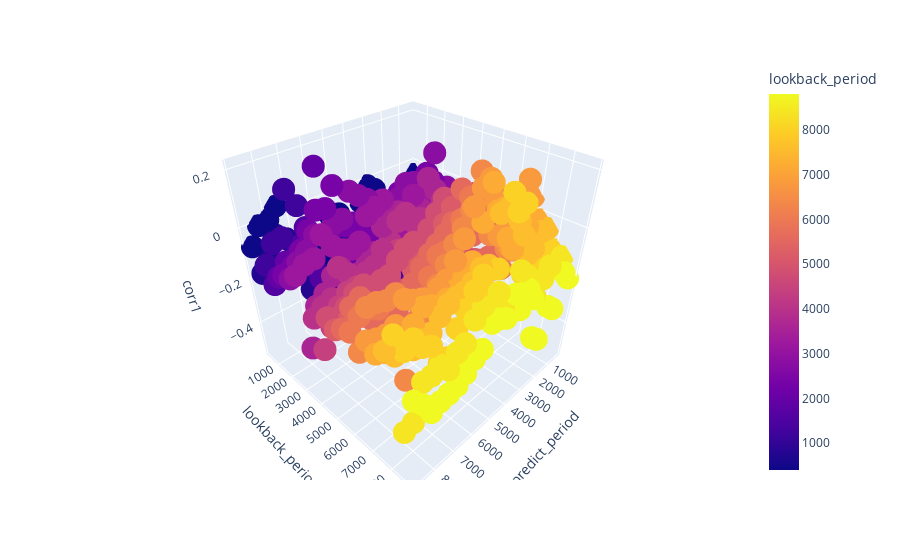
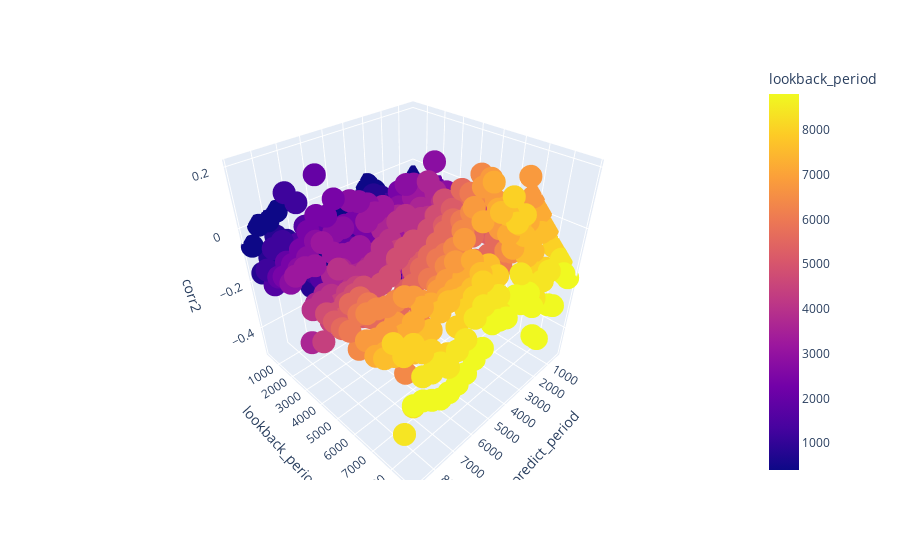

Notebook code for these charts, in order:
### Code cell
# this module test the relationship between top percentile of largest absolute past return vs future return
# 1. correlation for top 20% largest ts1 absolute past return vs ts2 future return
# 2. correlation for top 30% largest ts1 absolute past return vs ts2 future return
# 3. correlation for top 50% largest ts1 absolute past return vs ts2 future return
#%%  
import pandas as pd
import numpy as np
import datetime
import plotly.express as px
import scipy.stats as stats

# read the trading data into a pandas data frame
df = pd.read_csv('quantTest_data.csv',header = None, names = ['date','ts1','ts2'], index_col = 0)
corr = pd.DataFrame()
id = 1
# top n percentile of largest absolute past return/trend
n1 = 20
n2 = 30 
n3 = 50
#50 #10
# i = predicted return period,  j = lookback period 
# correlation for ts1 past return vs ts2 future return
for i in range(400, 9000, 400):
    for j in range(400, 9000, 400):
        r_df = pd.DataFrame(index = df.index)
        r_df['lookback_p'] = np.log(df['ts1'].shift(i)/df['ts1'].shift(i+j)) 
        r_df['predict_p'] = np.log(df['ts2']/df['ts2'].shift(i))             
        r_df = r_df.dropna()
        # calculate abs return
        r_df['lookback_abs'] = np.abs(r_df['lookback_p'])
        # Calculate n percentile of absolute rolling_ts2 values
        percentile_n1 = np.percentile(r_df['lookback_abs'], 100-n1)
        percentile_n2 = np.percentile(r_df['lookback_abs'], 100-n2)
        percentile_n3 = np.percentile(r_df['lookback_abs'], 100-n3)        
        # Filter absolute rolling_ts2 values based on 95th percentile
        filtered1 = r_df[r_df['lookback_abs'] >= percentile_n1]
        filtered2 = r_df[r_df['lookback_abs'] >= percentile_n2]
        filtered3 = r_df[r_df['lookback_abs'] >= percentile_n3]        
        # calculate the Pearson correlation coefficient and the p-value
        tcorr1, p_value1 = stats.pearsonr(filtered1['predict_p'], filtered1['lookback_p'])     
        tcorr2, p_value2 = stats.pearsonr(filtered2['predict_p'], filtered2['lookback_p'])
        tcorr3, p_value3 = stats.pearsonr(filtered3['predict_p'], filtered3['lookback_p'])
        #corr_rolling = filtered['predict_p'].corr(filtered['lookback_p'])
        corr.loc[id,'predict_period'] = i
        corr.loc[id,'lookback_period'] = j
        corr.loc[id, 'corr1'] = tcorr1
        corr.loc[id, 'p_value1'] = p_value1
        corr.loc[id, 'rows1'] = filtered1.shape[0]       
        corr.loc[id, 'corr2'] = tcorr2
        corr.loc[id, 'p_value2'] = p_value2
        corr.loc[id, 'rows2'] = filtered1.shape[0] 
        corr.loc[id, 'corr3'] = tcorr3
        corr.loc[id, 'p_value3'] = p_value3
        corr.loc[id, 'rows3'] = filtered1.shape[0] 
        id+= 1
corr.to_csv('percentile_corr.csv')   
fig = px.scatter_3d(corr, x='predict_period', y='lookback_period', z='corr1', color='lookback_period')
fig.show()

fig2 = px.scatter_3d(corr, x='predict_period', y='lookback_period', z='corr2', color='lookback_period')
fig2.show()

fig3 = px.scatter_3d(corr, x='predict_period', y='lookback_period', z='corr3', color='lookback_period')
fig3.show()

### Figure 1 — Plotly figure (JSON) as saved in the notebook; plotly's stock layout.template omitted (floating-point values rounded to 4 significant figures; data arrays with more than 128 entries replaced by an {"elided": "..."} marker saying what was removed)
{"data": [{"hovertemplate": "predict_period=%{x}<br>lookback_period=%{marker.color}<br>corr1=%{z}<extra></extra>", "legendgroup": "", "marker": {"color": {"elided": "484 int values"}, "coloraxis": "coloraxis", "symbol": "circle"}, "mode": "markers", "name": "", "scene": "scene", "showlegend": false, "type": "scatter3d", "x": {"elided": "484 int values"}, "y": {"elided": "484 int values"}, "z": {"elided": "484 float values"}}], "layout": {"coloraxis": {"colorbar": {"title": {"text": "lookback_period"}}, "colorscale": [[0, "#0d0887"], [0.1111, "#46039f"], [0.2222, "#7201a8"], [0.3333, "#9c179e"], [0.4444, "#bd3786"], [0.5556, "#d8576b"], [0.6667, "#ed7953"], [0.7778, "#fb9f3a"], [0.8889, "#fdca26"], [1, "#f0f921"]]}, "legend": {"tracegroupgap": 0}, "margin": {"t": 60}, "scene": {"domain": {"x": [0, 1], "y": [0, 1]}, "xaxis": {"title": {"text": "predict_period"}}, "yaxis": {"title": {"text": "lookback_period"}}, "zaxis": {"title": {"text": "corr1"}}}}}

### Figure 2 — Plotly figure (JSON) as saved in the notebook; plotly's stock layout.template omitted (floating-point values rounded to 4 significant figures; data arrays with more than 128 entries replaced by an {"elided": "..."} marker saying what was removed)
{"data": [{"hovertemplate": "predict_period=%{x}<br>lookback_period=%{marker.color}<br>corr2=%{z}<extra></extra>", "legendgroup": "", "marker": {"color": {"elided": "484 int values"}, "coloraxis": "coloraxis", "symbol": "circle"}, "mode": "markers", "name": "", "scene": "scene", "showlegend": false, "type": "scatter3d", "x": {"elided": "484 int values"}, "y": {"elided": "484 int values"}, "z": {"elided": "484 float values"}}], "layout": {"coloraxis": {"colorbar": {"title": {"text": "lookback_period"}}, "colorscale": [[0, "#0d0887"], [0.1111, "#46039f"], [0.2222, "#7201a8"], [0.3333, "#9c179e"], [0.4444, "#bd3786"], [0.5556, "#d8576b"], [0.6667, "#ed7953"], [0.7778, "#fb9f3a"], [0.8889, "#fdca26"], [1, "#f0f921"]]}, "legend": {"tracegroupgap": 0}, "margin": {"t": 60}, "scene": {"domain": {"x": [0, 1], "y": [0, 1]}, "xaxis": {"title": {"text": "predict_period"}}, "yaxis": {"title": {"text": "lookback_period"}}, "zaxis": {"title": {"text": "corr2"}}}}}
